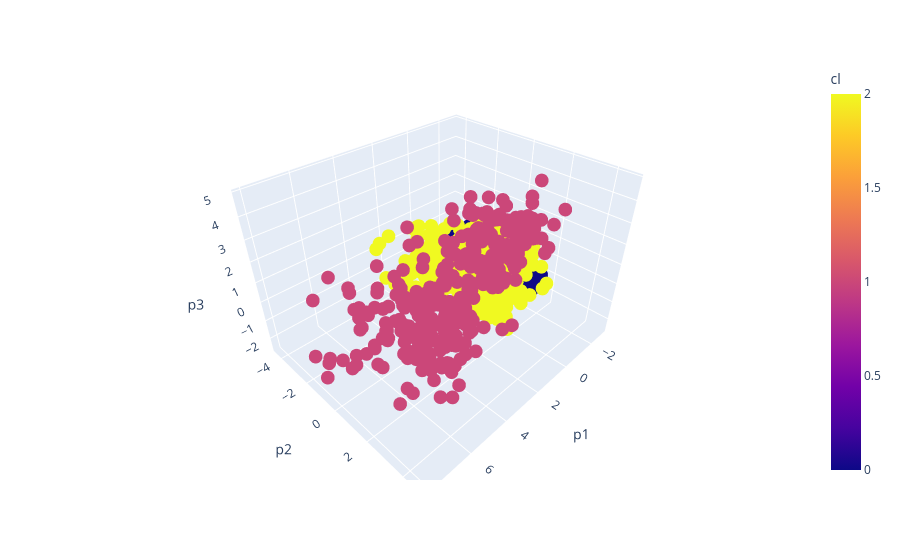

Source (notebook cell):
### Code cell
import cufflinks as cf
cf.go_offline()
import plotly.express as px
fig = px.scatter_3d(Xp, x='p1', y='p2', z='p3',
              color='cl')
fig.show()

### Figure 1 — Plotly figure (JSON) as saved in the notebook; plotly's stock layout.template omitted (floating-point values rounded to 4 significant figures; data arrays with more than 128 entries replaced by an {"elided": "..."} marker saying what was removed)
{"data": [{"hovertemplate": "p1=%{x}<br>p2=%{y}<br>p3=%{z}<br>cl=%{marker.color}<extra></extra>", "legendgroup": "", "marker": {"color": {"elided": "1581 int values"}, "coloraxis": "coloraxis", "symbol": "circle"}, "mode": "markers", "name": "", "scene": "scene", "showlegend": false, "x": {"elided": "1581 float values"}, "y": {"elided": "1581 float values"}, "z": {"elided": "1581 float values"}, "type": "scatter3d"}], "layout": {"scene": {"domain": {"x": [0, 1], "y": [0, 1]}, "xaxis": {"title": {"text": "p1"}}, "yaxis": {"title": {"text": "p2"}}, "zaxis": {"title": {"text": "p3"}}}, "coloraxis": {"colorbar": {"title": {"text": "cl"}}, "colorscale": [[0, "#0d0887"], [0.1111, "#46039f"], [0.2222, "#7201a8"], [0.3333, "#9c179e"], [0.4444, "#bd3786"], [0.5556, "#d8576b"], [0.6667, "#ed7953"], [0.7778, "#fb9f3a"], [0.8889, "#fdca26"], [1, "#f0f921"]]}, "legend": {"tracegroupgap": 0}, "margin": {"t": 60}}}
